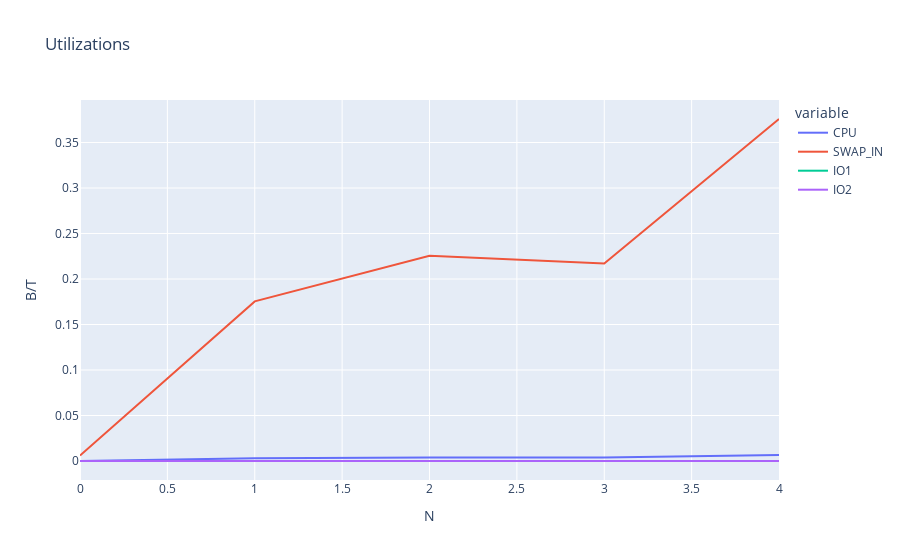

Notebook cell for this chart:
### Code cell
produce_graph_and_save(utilization,"Utilizations","B/T")

### Figure 1 — Plotly figure (JSON) as saved in the notebook; plotly's stock layout.template omitted (floating-point values rounded to 4 significant figures)
{"data": [{"hovertemplate": "variable=CPU<br>N=%{x}<br>value=%{y}<extra></extra>", "legendgroup": "CPU", "line": {"color": "#636efa", "dash": "solid"}, "marker": {"symbol": "circle"}, "mode": "lines", "name": "CPU", "orientation": "v", "showlegend": true, "type": "scatter", "x": [0, 1, 2, 3, 4], "xaxis": "x", "y": [5.273e-05, 0.003056, 0.003929, 0.003784, 0.006549], "yaxis": "y"}, {"hovertemplate": "variable=SWAP_IN<br>N=%{x}<br>value=%{y}<extra></extra>", "legendgroup": "SWAP_IN", "line": {"color": "#EF553B", "dash": "solid"}, "marker": {"symbol": "circle"}, "mode": "lines", "name": "SWAP_IN", "orientation": "v", "showlegend": true, "type": "scatter", "x": [0, 1, 2, 3, 4], "xaxis": "x", "y": [0.006053, 0.1754, 0.2255, 0.2172, 0.3759], "yaxis": "y"}, {"hovertemplate": "variable=IO1<br>N=%{x}<br>value=%{y}<extra></extra>", "legendgroup": "IO1", "line": {"color": "#00cc96", "dash": "solid"}, "marker": {"symbol": "circle"}, "mode": "lines", "name": "IO1", "orientation": "v", "showlegend": true, "type": "scatter", "x": [0, 1, 2, 3, 4], "xaxis": "x", "y": [2.97e-07, 2.582e-05, 3.32e-05, 3.197e-05, 5.534e-05], "yaxis": "y"}, {"hovertemplate": "variable=IO2<br>N=%{x}<br>value=%{y}<extra></extra>", "legendgroup": "IO2", "line": {"color": "#ab63fa", "dash": "solid"}, "marker": {"symbol": "circle"}, "mode": "lines", "name": "IO2", "orientation": "v", "showlegend": true, "type": "scatter", "x": [0, 1, 2, 3, 4], "xaxis": "x", "y": [1.572e-09, 1.822e-07, 2.343e-07, 2.256e-07, 3.904e-07], "yaxis": "y"}], "layout": {"legend": {"title": {"text": "variable"}, "tracegroupgap": 0}, "title": {"text": "Utilizations"}, "xaxis": {"anchor": "y", "domain": [0, 1], "title": {"text": "N"}}, "yaxis": {"anchor": "x", "domain": [0, 1], "title": {"text": "B/T"}}}}
